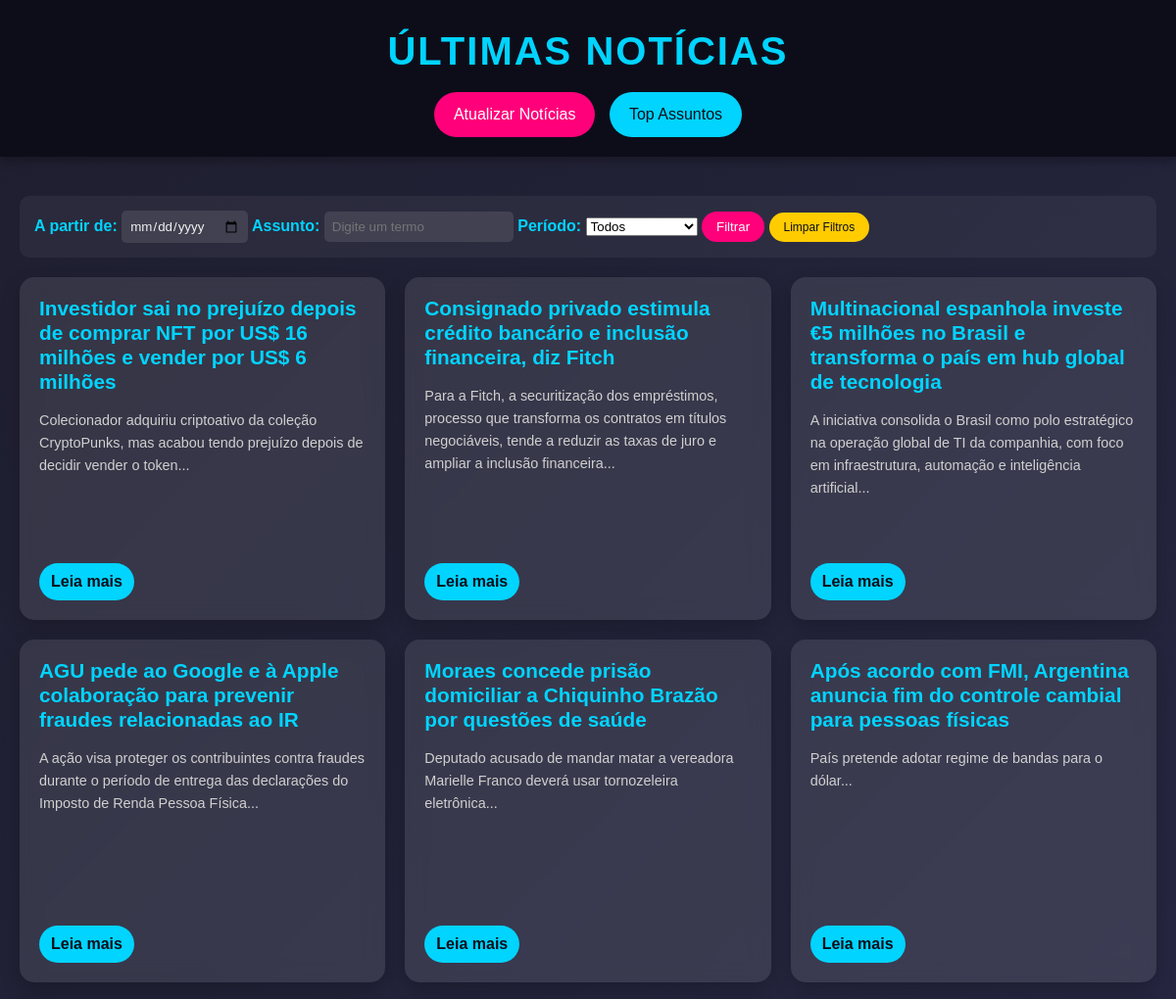
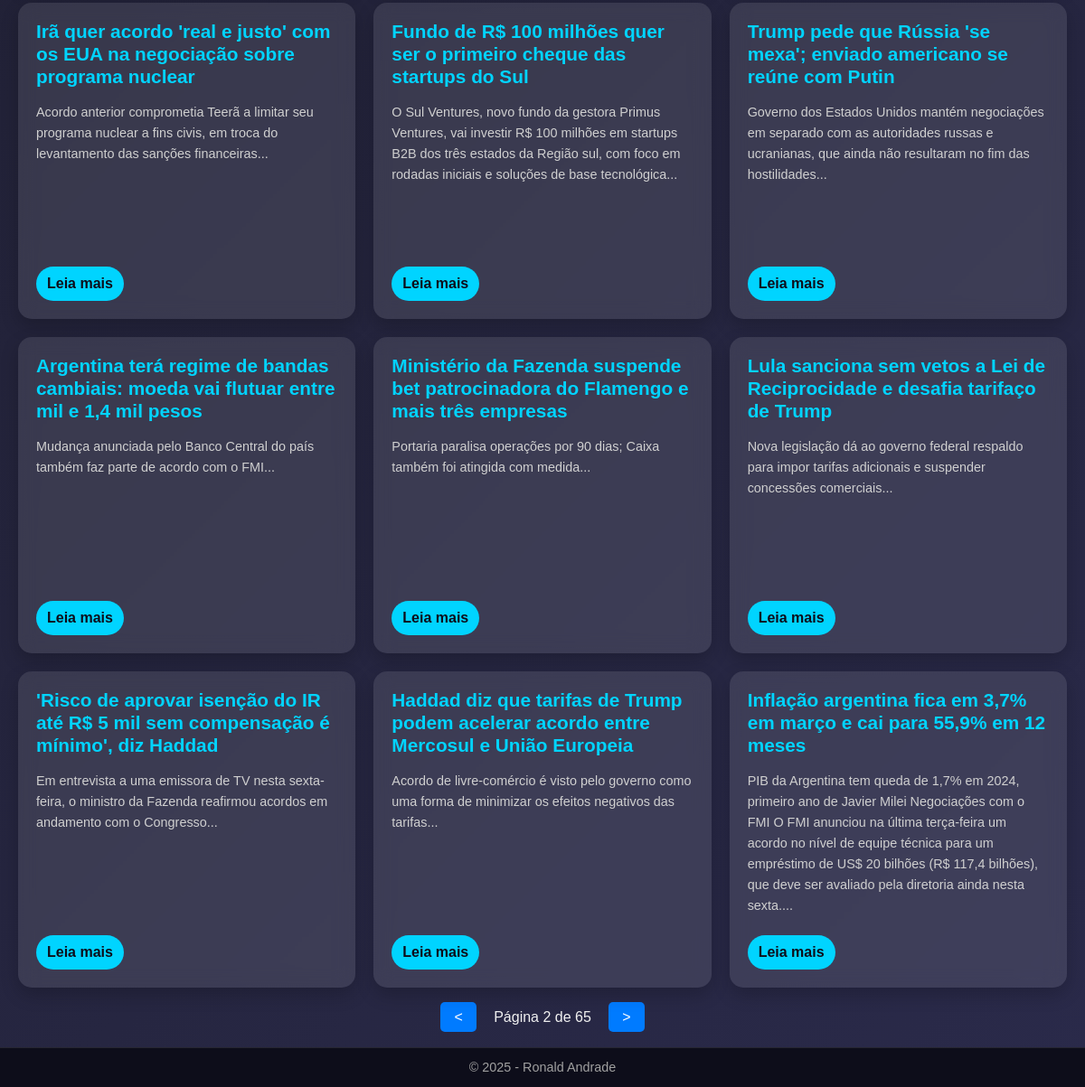
Screenshot of /?page=2 with the database file from the repository (2 pictures, top to bottom).
### app/models.py (models this page shows)
class Noticia(db.Model):
    __tablename__ = 'Noticia'
    id = db.Column(db.Integer, primary_key=True)
    titulo = db.Column(db.String(200), nullable=False)
    conteudo = db.Column(db.Text, nullable=False)
    url = db.Column(db.String(500), unique=True, nullable=False)
    data_publicacao = db.Column(db.DateTime, nullable=False)
    resumo = db.Column(db.Text)

### app/routes.py (the view)
@bp.route('/', methods=['GET'])
def index():
    data_filtro = request.args.get('data', None)
    assunto_filtro = request.args.get('assunto', None)
    periodo = request.args.get('periodo', None)
    page = request.args.get('page', default=1, type=int)  # Pega a página da URL
    noticias_paginadas = filtrar_noticias(data_filtro, assunto_filtro, periodo, page=page, per_page=15)
    return render_template('index.html', noticias=noticias_paginadas.items, pagination=noticias_paginadas)

### app/repository.py (called while the page is built, shortened)
def filtrar_noticias(data_filtro=None, assunto_filtro=None, periodo=None, page=1, per_page=10):
    query = Noticia.query
    if data_filtro:
        try:
            data = datetime.strptime(data_filtro, '%Y-%m-%d')
            query = query.filter(db.func.date(Noticia.data_publicacao) >= data.date())
        except ValueError:
            pass
    if periodo == 'semana':
        data_inicio = datetime.now() - timedelta(days=7)
        query = query.filter(Noticia.data_publicacao >= data_inicio)
    elif periodo == 'mes':
        data_inicio = datetime.now() - timedelta(days=30)
        query = query.filter(Noticia.data_publicacao >= data_inicio)
    return query.order_by(Noticia.data_publicacao.desc()).paginate(page=page, per_page=per_page)

### app/templates/index.html (shortened to what this page needs)
<!DOCTYPE html>
<html lang="pt-br">
<head>
    <link rel="stylesheet" href="{{ url_for('static', filename='styles.css') }}">
</head>
<body>
    <header>
        <h1>Últimas Notícias</h1>
        <a href="/atualizar" class="btn-atualizar">Atualizar Notícias</a>
        <a href="/dashboard" class="btn-dashboard">Top Assuntos</a>
    </header>
        <main>
        <section class="filtro-container">
            <form method="GET" action="/">
                <label for="data">A partir de:</label>
                <input type="date" id="data" name="data">
                <label for="assunto">Assunto:</label>
                <input type="text" id="assunto" name="assunto" placeholder="Digite um termo">
                <label for="periodo">Período:</label>
                <select id="periodo" name="periodo">
                    <option value="">Todos</option>
                </select>
                <button type="submit" class="btn-filtrar">Filtrar</button>
                <a href="/" class="btn-limpar">Limpar Filtros</a>
            </form>
        </section>
        <section class="noticias-container">
            {% for noticia in noticias %}
                <article class="noticia-card">
                    <h2>{{ noticia.titulo }}</h2>
                    <p>{{ noticia.resumo or noticia.conteudo[:200] }}...</p>
                    <a class="btn-leia-mais" href="{{ url_for('main.noticia_detalhe', id=noticia.id) }}">Leia mais</a>
                </article>
            {% endfor %}
        </section>
        <div class="pagination">
            {% if pagination.has_prev %}
                <a href="{{ url_for('main.index', page=pagination.prev_num, data=request.args.get('data'), assunto=request.args.get('assunto'), periodo=request.args.get('periodo')) }}"><</a>
            {% endif %}
            <span>Página {{ pagination.page }} de {{ pagination.pages }}</span>
            {% if pagination.has_next %}
                <a href="{{ url_for('main.index', page=pagination.next_num, data=request.args.get('data'), assunto=request.args.get('assunto'), periodo=request.args.get('periodo')) }}">></a>
            {% endif %}
        </div>
    </main>
    <footer>
        <p>© 2025 - Ronald Andrade</p>
    </footer>
</body>
</html>

### app/static/styles.css (style rules this page uses)
* { margin: 0; padding: 0; box-sizing: border-box; font-family: 'Arial', sans-serif; }
body { background: linear-gradient(135deg, #1e1e2f 0%, #2a2a4a 100%); color: #f0f0f0; line-height: 1.6; min-height: 100vh; display: flex; flex-direction: column; }
header { background: #0d0d1a; padding: 20px; text-align: center; box-shadow: 0 4px 10px rgba(0, 0, 0, 0.3); }
header h1 { font-size: 2.5em; color: #00d4ff; text-transform: uppercase; letter-spacing: 2px; }
.btn-atualizar, .btn-voltar { display: inline-block; margin-top: 10px; padding: 10px 20px; background: #ff007a; color: #fff; text-decoration: none; border-radius: 25px; transition: transform 0.3s, background 0.3s; }
main { flex: 1; padding: 20px; }
.filtro-container { max-width: 1200px; margin: 20px auto; padding: 15px; background: rgba(255, 255, 255, 0.05); border-radius: 10px; display: flex; gap: 15px; align-items: center; }
.filtro-container label { color: #00d4ff; font-weight: bold; }
.filtro-container input { padding: 8px; border: none; border-radius: 5px; background: rgba(255, 255, 255, 0.1); color: #f0f0f0; }
.btn-filtrar { padding: 8px 15px; background: #ff007a; color: #fff; border: none; border-radius: 20px; cursor: pointer; transition: background 0.3s; }
.btn-limpar { font-size: 12px; padding: 8px 15px; background: #ffcc00; color: #0d0d1a; text-decoration: none; border-radius: 20px; transition: background 0.3s; }
.noticias-container { max-width: 1200px; margin: 0 auto; display: grid; grid-template-columns: repeat(auto-fit, minmax(300px, 1fr)); gap: 20px; }
.noticia-card { background: rgba(255, 255, 255, 0.1); border-radius: 15px; padding: 20px; backdrop-filter: blur(10px); box-shadow: 0 8px 20px rgba(0, 0, 0, 0.2); transition: transform 0.3s, box-shadow 0.3s; height: 350px; display: flex; flex-direction: column; gap: 10px; }
.noticia-card h2 { font-size: 1.3em; color: #00d4ff; margin-bottom: 5px; line-height: 1.2; }
.noticia-card p { font-size: 0.9em; color: #d0d0d0; margin-bottom: 10px; flex-grow: 1; }
.btn-leia-mais { display: inline-block; padding: 6px 12px; background: #00d4ff; color: #0d0d1a; text-decoration: none; border-radius: 20px; font-weight: bold; transition: background 0.3s; align-self: flex-start; }
.pagination { margin-top: 20px; text-align: center; }
.pagination a { padding: 8px 15px; background-color: #007bff; color: white; text-decoration: none; border-radius: 5px; margin: 0 5px; }
.pagination span { margin: 0 10px; }
footer { background: #0d0d1a; padding: 10px; text-align: center; font-size: 0.9em; color: #a0a0a0; border-top: 1px solid rgba(255, 255, 255, 0.1); }
.btn-dashboard { display: inline-block; margin-top: 10px; margin-left: 10px; padding: 10px 20px; background: #00d4ff; color: #0d0d1a; text-decoration: none; border-radius: 25px; transition: background 0.3s; }

### rows the page displays
Noticia: titulo "Investidor sai no prejuízo depois de comprar NFT por US$ 16 milhões e vender por US$ 6 milhões", resumo "Colecionador adquiriu criptoativo da coleção CryptoPunks, mas acabou tendo prejuízo depois de decidir vender o token"
Noticia: titulo "Consignado privado estimula crédito bancário e inclusão financeira, diz Fitch", resumo "Para a Fitch, a securitização dos empréstimos, processo que transforma os contratos em títulos negociáveis, tende a reduzir as taxas de juro e ampliar a inclusão financeira"
Noticia: titulo "Multinacional espanhola investe €5 milhões no Brasil e transforma o país em hub global de tecnologia", resumo "A iniciativa consolida o Brasil como polo estratégico na operação global de TI da companhia, com foco em infraestrutura, automação e inteligência artificial"
Noticia: titulo "AGU pede ao Google e à Apple colaboração para prevenir fraudes relacionadas ao IR", resumo "A ação visa proteger os contribuintes contra fraudes durante o período de entrega das declarações do Imposto de Renda Pessoa Física"
Noticia: titulo "Moraes concede prisão domiciliar a Chiquinho Brazão por questões de saúde", resumo "Deputado acusado de mandar matar a vereadora Marielle Franco deverá usar tornozeleira eletrônica"
Noticia: titulo "Após acordo com FMI, Argentina anuncia fim do controle cambial para pessoas físicas", resumo "País pretende adotar regime de bandas para o dólar"
Noticia: titulo "Irã quer acordo 'real e justo' com os EUA na negociação sobre programa nuclear", resumo "Acordo anterior comprometia Teerã a limitar seu programa nuclear a fins civis, em troca do levantamento das sanções financeiras"
Noticia: titulo "Fundo de R$ 100 milhões quer ser o primeiro cheque das startups do Sul", resumo "O Sul Ventures, novo fundo da gestora Primus Ventures, vai investir R$ 100 milhões em startups B2B dos três estados da Região sul, com foco em rodadas iniciais e soluções de base tecnológica"
Noticia: titulo "Trump pede que Rússia 'se mexa'; enviado americano se reúne com Putin", resumo "Governo dos Estados Unidos mantém negociações em separado com as autoridades russas e ucranianas, que ainda não resultaram no fim das hostilidades"
Noticia: titulo "Argentina terá regime de bandas cambiais: moeda vai flutuar entre mil e 1,4 mil pesos", resumo "Mudança anunciada pelo Banco Central do país também faz parte de acordo com o FMI"
Noticia: titulo "Ministério da Fazenda suspende bet patrocinadora do Flamengo e mais três empresas", resumo "Portaria paralisa operações por 90 dias; Caixa também foi atingida com medida"
Noticia: titulo "Lula sanciona sem vetos a Lei de Reciprocidade e desafia tarifaço de Trump", resumo "Nova legislação dá ao governo federal respaldo para impor tarifas adicionais e suspender concessões comerciais"
Noticia: titulo "'Risco de aprovar isenção do IR até R$ 5 mil sem compensação é mínimo', diz Haddad", resumo "Em entrevista a uma emissora de TV nesta sexta-feira, o ministro da Fazenda reafirmou acordos em andamento com o Congresso"
Noticia: titulo "Haddad diz que tarifas de Trump podem acelerar acordo entre Mercosul e União Europeia", resumo "Acordo de livre-comércio é visto pelo governo como uma forma de minimizar os efeitos negativos das tarifas"
Noticia: titulo "Inflação argentina fica em 3,7% em março e cai para 55,9% em 12 meses", resumo "PIB da Argentina tem queda de 1,7% em 2024, primeiro ano de Javier Milei Negociações com o FMI O FMI anunciou na última terça-feira um acordo no nível de equipe técnica para um empréstimo de US$ 20 bilhões (R$ 117,4 bilhões), que deve ser avaliado pela diretoria ainda nesta sexta."

### other values shown
{{ pagination.page }} "2"
{{ pagination.pages }} "65"
